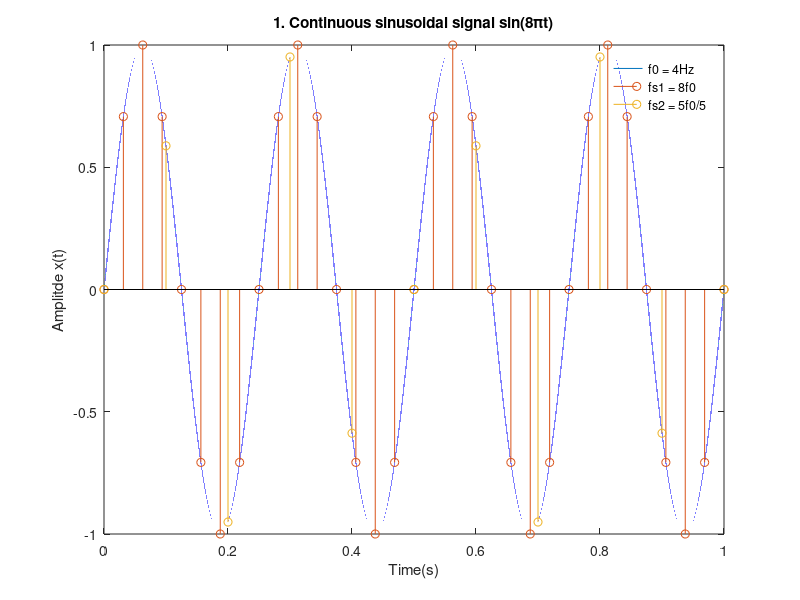

MATLAB code for this plot:
%1A continuous signal

f0 = 4;				%signal frequency 
fs0=1000000;		%sample freq (very high to emu contin)
t = 0:1/fs0:1;		%spit timespace
x = sin(2*pi*f0*t);	%cont signal

%1B
fs1 = (8*f0);		%x1 sample freq
t1 = 0:1/fs1:1; 
x1 = sin(2*pi*f0*t1);

fs2= (5*f0)/2; 		%x2 sample freq
t2 = 0:1/fs2:1;
x2 = sin(2*pi*f0*t2);

plot(t,x);
hold on;
stem(t1,x1);
stem(t2,x2);
hold off;

title('1. Continuous sinusoidal signal sin(8\pit)');
xlabel('Time(s)');
ylabel('Amplitde x(t)');
h = legend('f0 = 4Hz','fs1 = 8f0','fs2 = 5f0/5');
set(h, 'Box', 'off')

